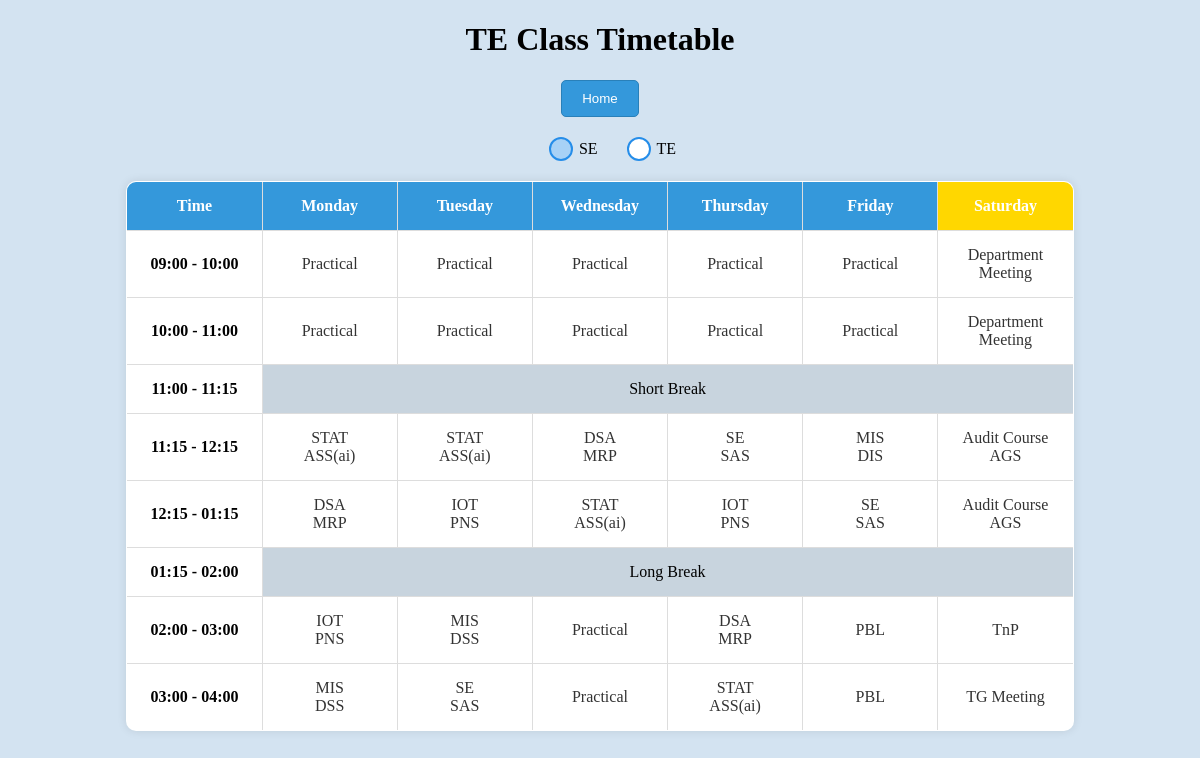
/ainds_se_tt (signed in), run on an earlier commit of the app's database.
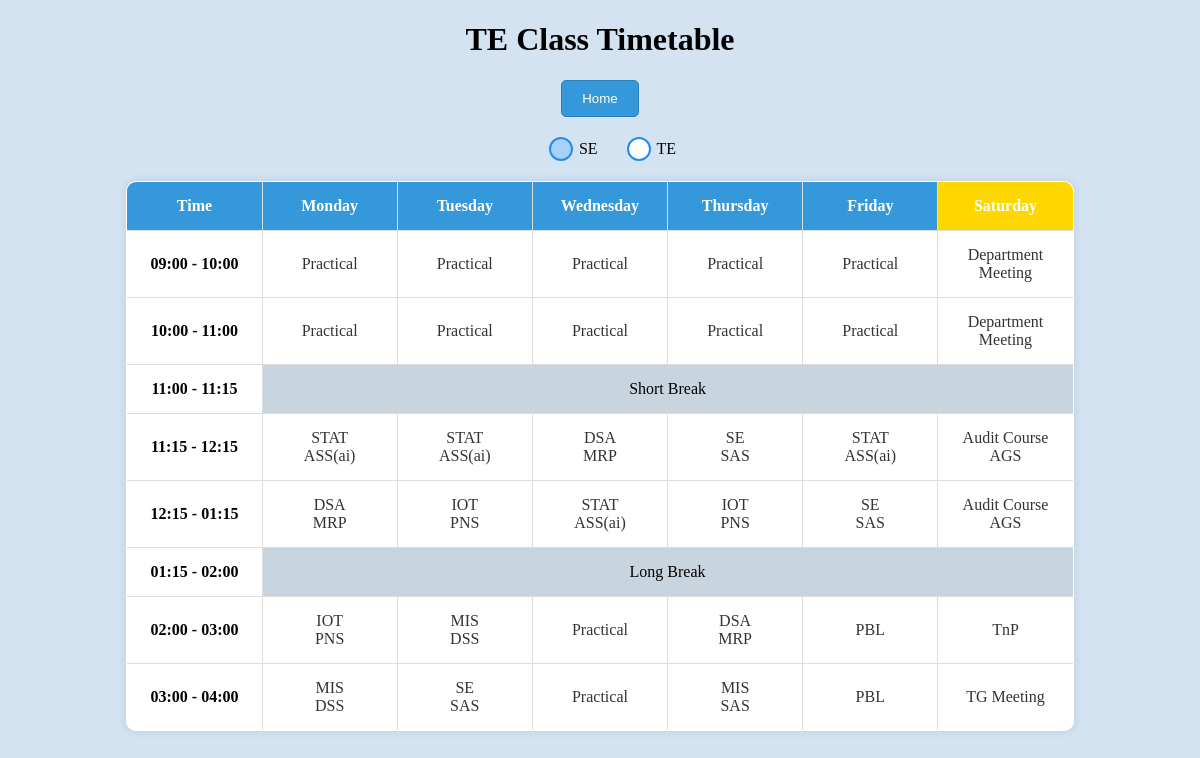
And on a later commit of the database.
### tables this page shows
CREATE TABLE "AInDS_SE_TT" (
    id INTEGER PRIMARY KEY,
    day TEXT NOT NULL,
    time_slot TEXT NOT NULL,
    subject TEXT,
    instructor TEXT,
    room TEXT,
    UNIQUE (day, time_slot)
);

### app.py (the view)
@app.route('/ainds_se_tt')
def ainds_se_tt():
        if 'admin_username' not in session:
            return redirect(url_for('admin_login'))
        timetable_data = query_db('SELECT * FROM AInDS_SE_TT ORDER BY day, time_slot')
        return render_template('ainds_se_tt.html',timetable_data = timetable_data)

### app.py (called while the page is built)
def get_db():
    db = getattr(g, '_database', None)
    if db is None:
        db = g._database = sqlite3.connect(app.config['DATABASE'])
        db.row_factory = sqlite3.Row
    return db

def query_db(query, args=(), one=False):
    cur = get_db().execute(query, args)
    result = cur.fetchall()
    cur.close()
    column_names = [column[0] for column in cur.description]
    if not result:
        return None
    if one:
        return dict(zip(column_names, result[0]))
    return [dict(zip(column_names, row)) for row in result]

### templates/ainds_se_tt.html (shortened to what this page needs)
<!DOCTYPE html>
<html lang="en">
<head>
</head>
<body>
  <h1>TE Class Timetable</h1>
  <button class="home-button" onclick="redirectToAdminOptions()">Home</button>
  <div class="toggles">
    <label for="seRadio">SE</label>
    <label for="teRadio">TE</label>
  </div>
  <div class="table-container te-table active">
    <table border="1" class="timetable-table">
      <tr>
        <th>Time</th>
        <th>Monday</th>
        <th>Tuesday</th>
        <th>Wednesday</th>
        <th>Thursday</th>
        <th>Friday</th>
        <th>Saturday</th>
      </tr>
      {% for time_slot in ['09:00 - 10:00', '10:00 - 11:00', '11:00 - 11:15', '11:15 - 12:15', '12:15 - 01:15', '01:15 - 02:00', '02:00 - 03:00','03:00 - 04:00'] %}
      <tr>
        <td>{{ time_slot }}</td>
        {% for day in ['Monday', 'Tuesday', 'Wednesday', 'Thursday', 'Friday', 'Saturday'] %}
          {% if time_slot == '11:00 - 11:15' or time_slot == '01:15 - 02:00' %}
            {% if day == 'Monday' %}
              <td colspan="6" style="background-color: rgb(200, 212, 222); text-align: center;">
                {% if time_slot == '11:00 - 11:15' %}
                  Short Break
                {% elif time_slot == '01:15 - 02:00' %}
                  Long Break
                {% endif %}
              </td>
            {% endif %}
          {% else %}
            <td>
              {% for entry in timetable_data %}
                {% if entry.day == day and entry.time_slot == time_slot %}
                  {% if entry.instructor is not none %}
                    <a onclick='confirmNavigation("{{ entry.subject }}", "{{ entry.instructor }}", "{{ entry.time_slot }}")'>
                      {{ entry.subject }} <br>
                      {{ entry.instructor }} <br>
                    </a>
                  {% else %}
                    <a onclick='confirmNavigation("{{ entry.subject }}", null, "{{ entry.time_slot }}")'>
                      {{ entry.subject }} <br>
                    </a>
                  {% endif %}
                {% endif %}
              {% endfor %}
            </td>
          {% endif %}
        {% endfor %}
      </tr>
      {% endfor %}
    </table>
  </div>
</body>
</html>

### templates/ainds_se_tt.html (style rules this page uses)
h1 { text-align: center; }
body { background-color: #D3E3F1; }
table { border-collapse: collapse; width: 50%; margin: auto; background-color: #fff; }
th, td { text-align: center; padding: 8px 0px 8px 0px; border: 1px solid black; }
td { transition: background-color 0.3s ease-in-out; width: 80px; }
tr>td:nth-child(1) { font-weight: bold; }
a { text-decoration: none; color: inherit; cursor: pointer; display: block; }
.table-container { display: none; transition: opacity 0.5s ease-in-out; }
.table-container.active { display: block; }
input[type="radio"]+label { position: relative; padding-left: 30px; cursor: pointer; display: inline-block; line-height: 24px; font-size: 16px; }
input[type="radio"]+label:before { content: ""; position: absolute; left: 0; top: 50%; transform: translateY(-50%); width: 20px; height: 20px; border: 2px solid rgb(37, 141, 233); background-color: #fff; border-radius: 50%; transition: background-color 0.3s ease-in-out; }
input[type="radio"]:checked+label:before { background-color: rgb(167, 209, 246); }
.toggles { margin: 20px; text-align: center; }
.home-button { display: block; margin: 20px auto; padding: 10px 20px; text-align: center; text-decoration: none; color: #fff; background-color: #3498db; border: 1px solid #2980b9; border-radius: 5px; cursor: pointer; transition: background-color 0.3s ease-in-out; }
table { border-collapse: collapse; width: 80%; margin: auto; background-color: #fff; margin-top: 20px; border-radius: 10px; overflow: hidden; box-shadow: 0 0 10px rgba(0, 0, 0, 0.1); }
th, td { text-align: center; padding: 15px 10px; border: 1px solid #ddd; }
th { background-color: #3498db; color: #fff; }
td { transition: background-color 0.3s ease-in-out; }
td a { color: #333; text-decoration: none; display: block; }
th.current-day { background-color: #FFD700; }

What changed in the data, as far as the page shows it:
changed AInDS_SE_TT (number 17 of 36 on the later page): subject "MIS" → "STAT"; instructor "DIS" → "ASS(ai)"
changed AInDS_SE_TT (number 34 of 36 on the later page): subject "STAT" → "MIS"; instructor "ASS(ai)" → "SAS"
